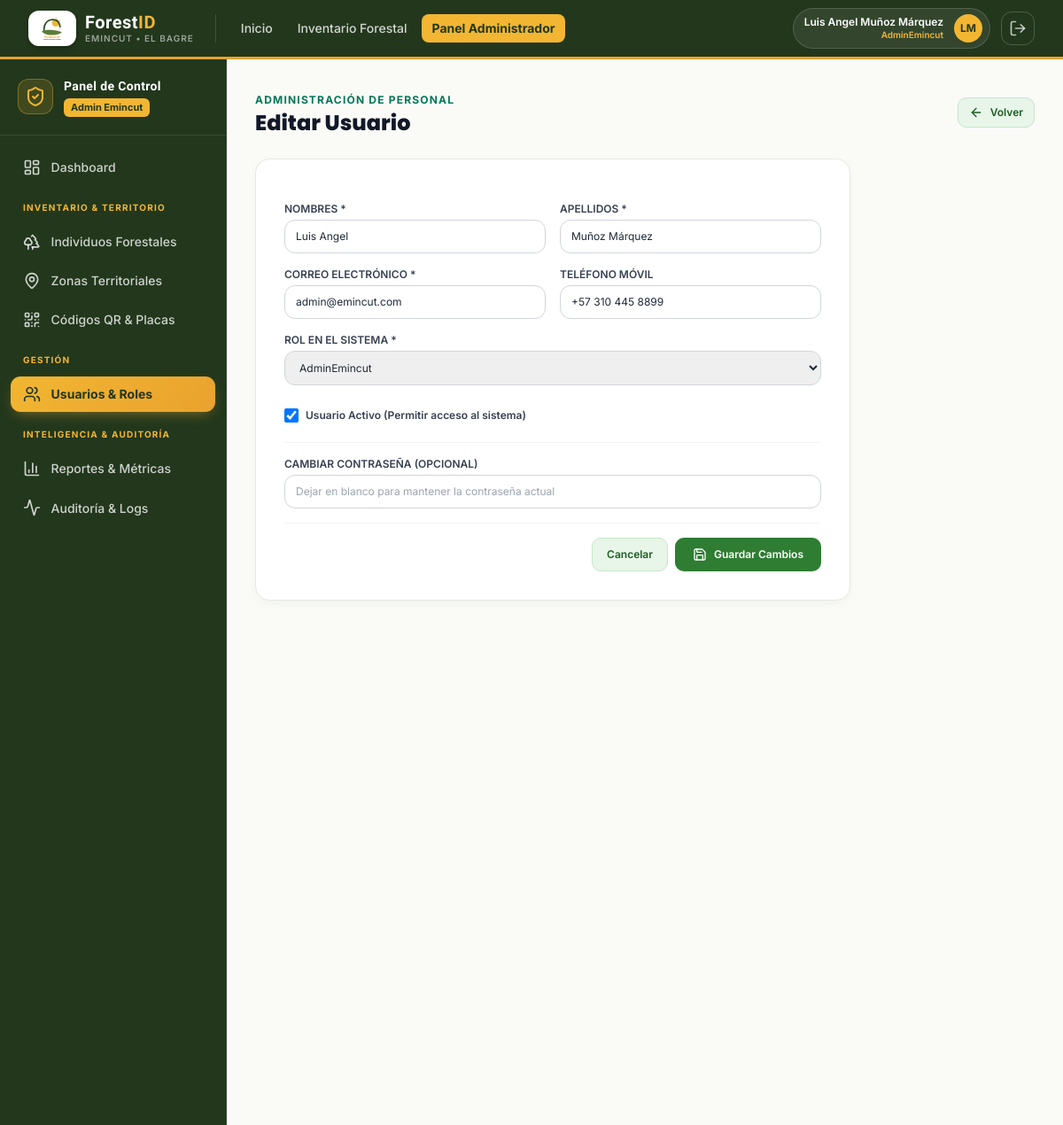
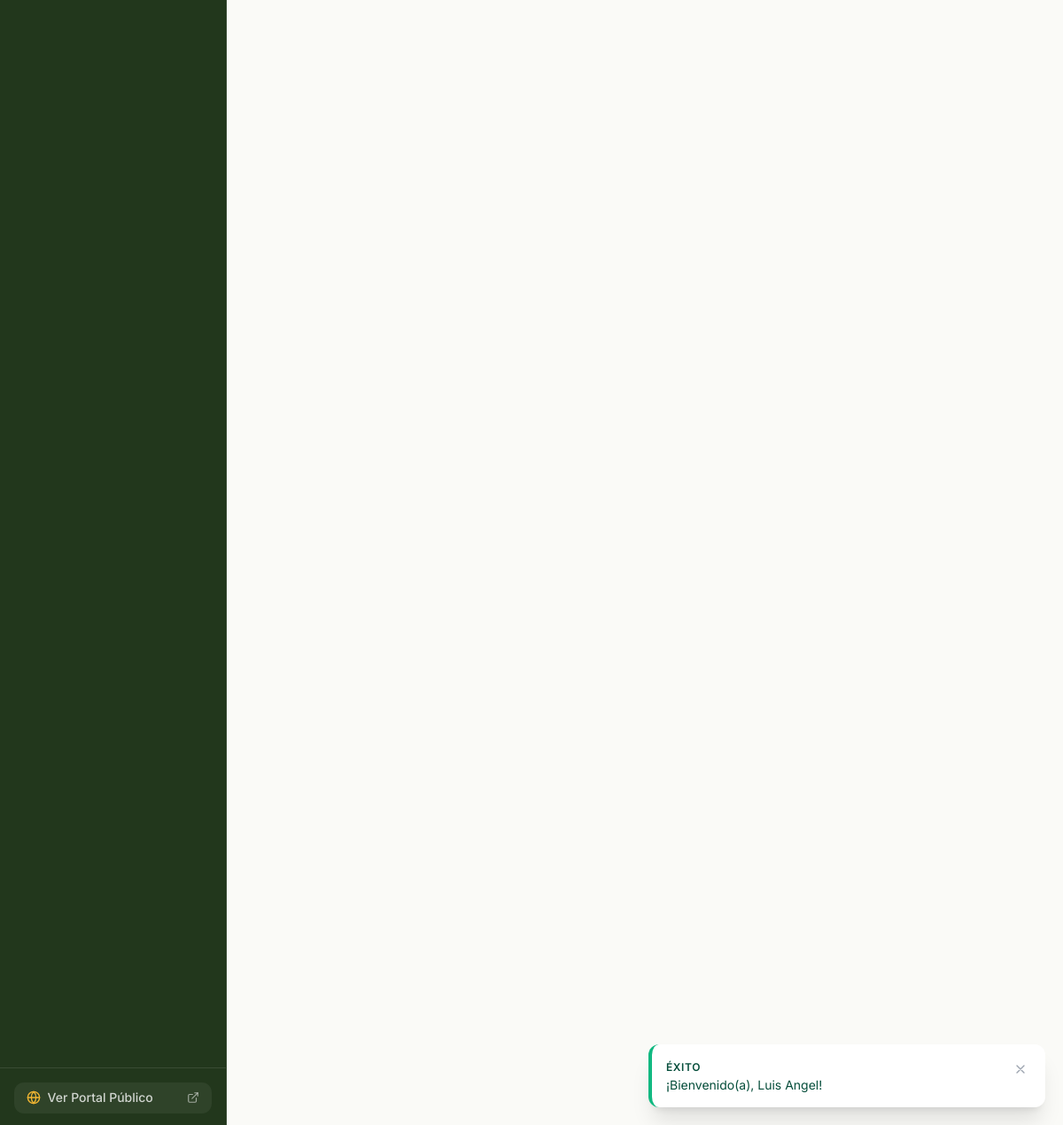
The page /admin/usuarios/editar.php?id=33333333-3333-3333-3333-333333333301 (signed in) on the database its author committed (2 pictures, top to bottom).
### tables this page shows
CREATE TABLE `usuarios` (
    `id_usuario` CHAR(36) NOT NULL DEFAULT (UUID()),
    `id_rol` CHAR(36) NOT NULL,
    `nombres` VARCHAR(100) NOT NULL,
    `apellidos` VARCHAR(100) NOT NULL,
    `correo` VARCHAR(150) NOT NULL UNIQUE,
    `password_hash` VARCHAR(255) NOT NULL,
    `telefono` VARCHAR(20) NULL,
    `estado` TINYINT(1) NOT NULL DEFAULT 1 COMMENT '1: Activo, 0: Inactivo',
    `ultimo_acceso` DATETIME NULL,
    `fecha_creacion` DATETIME NOT NULL DEFAULT CURRENT_TIMESTAMP,
    PRIMARY KEY (`id_usuario`),
    CONSTRAINT `fk_usuarios_roles` FOREIGN KEY (`id_rol`) REFERENCES `roles` (`id_rol`) ON UPDATE CASCADE ON DELETE RESTRICT,
    INDEX `idx_usuarios_correo` (`correo`),
    INDEX `idx_usuarios_rol` (`id_rol`)
);

CREATE TABLE `roles` (
    `id_rol` CHAR(36) NOT NULL DEFAULT (UUID()),
    `nombre_rol` VARCHAR(50) NOT NULL UNIQUE,
    `descripcion` VARCHAR(255) NULL,
    `fecha_creacion` DATETIME NOT NULL DEFAULT CURRENT_TIMESTAMP,
    PRIMARY KEY (`id_rol`)
);

### includes/auth_check.php (called while the page is built, shortened)
<?php
require_once __DIR__ . '/funciones.php';
function esta_autenticado(): bool {
    return !empty($_SESSION['usuario']) && !empty($_SESSION['usuario']['id_usuario']);
}
function obtener_usuario_actual(): ?array {
    return $_SESSION['usuario'] ?? null;
}
function obtener_rol_actual(): ?string {
    return $_SESSION['usuario']['nombre_rol'] ?? null;
}
function es_admin(): bool {
    return obtener_rol_actual() === 'AdminEmincut';
}

### admin/usuarios/editar.php (the view, shortened to what this page needs)
<?php
require_once __DIR__ . '/../../includes/funciones.php';
require_once __DIR__ . '/../../includes/auth_check.php';
$id = $_GET['id'] ?? '';
$pdo = getDBConnection();
$stmt = $pdo->prepare("SELECT * FROM `usuarios` WHERE `id_usuario` = :id");
$stmt->execute([':id' => $id]);
$usuario = $stmt->fetch();
$roles = $pdo->query("SELECT id_rol, nombre_rol, descripcion FROM `roles` ORDER BY nombre_rol ASC")->fetchAll();
require_once __DIR__ . '/../../includes/header.php';
require_once __DIR__ . '/../../includes/navbar.php';
?>
<div class="flex-1 flex flex-col md:flex-row">
    <?php require_once __DIR__ . '/../../includes/sidebar_admin.php'; ?>
    <main class="flex-1 p-6 sm:p-8 space-y-6 overflow-y-auto">
        <div class="flex items-center justify-between">
            <div>
                <span class="text-xs font-bold text-emerald-700 uppercase tracking-widest">Administración de Personal</span>
                <h1 class="font-heading font-extrabold text-2xl text-gray-900">Editar Usuario</h1>
            </div>
            <a href="<?= BASE_URL ?>admin/usuarios/index.php" class="btn-forest-secondary text-xs py-2 px-3">
                <i data-lucide="arrow-left" class="w-4 h-4"></i> Volver
            </a>
        </div>
        <div class="forest-card p-6 sm:p-8 max-w-2xl">
            <form method="POST" action="editar.php?id=<?= urlencode($id) ?>" class="space-y-4">
                <div class="grid grid-cols-1 sm:grid-cols-2 gap-4">
                    <div>
                        <label for="nombres" class="block text-xs font-semibold text-gray-700 uppercase mb-1">Nombres *</label>
                        <input type="text" name="nombres" id="nombres" required value="<?= htmlspecialchars($usuario['nombres']) ?>" class="w-full py-2.5 px-3 border border-gray-300 rounded-xl text-xs focus:ring-2 focus:ring-emerald-600 outline-none">
                    </div>
                    <div>
                        <label for="apellidos" class="block text-xs font-semibold text-gray-700 uppercase mb-1">Apellidos *</label>
                        <input type="text" name="apellidos" id="apellidos" required value="<?= htmlspecialchars($usuario['apellidos']) ?>" class="w-full py-2.5 px-3 border border-gray-300 rounded-xl text-xs focus:ring-2 focus:ring-emerald-600 outline-none">
                    </div>
                </div>
                <div class="grid grid-cols-1 sm:grid-cols-2 gap-4">
                    <div>
                        <label for="correo" class="block text-xs font-semibold text-gray-700 uppercase mb-1">Correo Electrónico *</label>
                        <input type="email" name="correo" id="correo" required value="<?= htmlspecialchars($usuario['correo']) ?>" class="w-full py-2.5 px-3 border border-gray-300 rounded-xl text-xs focus:ring-2 focus:ring-emerald-600 outline-none">
                    </div>
                    <div>
                        <label for="telefono" class="block text-xs font-semibold text-gray-700 uppercase mb-1">Teléfono Móvil</label>
                        <input type="text" name="telefono" id="telefono" value="<?= htmlspecialchars($usuario['telefono'] ?? '') ?>" class="w-full py-2.5 px-3 border border-gray-300 rounded-xl text-xs focus:ring-2 focus:ring-emerald-600 outline-none">
                    </div>
                </div>
                <div>
                    <label for="id_rol" class="block text-xs font-semibold text-gray-700 uppercase mb-1">Rol en el Sistema *</label>
                    <select name="id_rol" id="id_rol" required class="w-full py-2.5 px-3 border border-gray-300 rounded-xl text-xs focus:ring-2 focus:ring-emerald-600 outline-none">
                        <?php foreach ($roles as $r): ?>
                            <option value="<?= $r['id_rol'] ?>" <?= ($usuario['id_rol'] === $r['id_rol']) ? 'selected' : '' ?>>
                                <?= htmlspecialchars($r['nombre_rol']) ?>
                            </option>
                        <?php endforeach; ?>
                    </select>
                </div>
                <div class="pt-2">
                    <label class="inline-flex items-center gap-2 cursor-pointer">
                        <input type="checkbox" name="estado" value="1" <?= ($usuario['estado'] == 1) ? 'checked' : '' ?> class="rounded text-emerald-600 focus:ring-emerald-500 w-4 h-4">
                        <span class="text-xs font-semibold text-gray-700">Usuario Activo (Permitir acceso al sistema)</span>
                    </label>
                </div>
                <div class="pt-4 border-t border-gray-100 space-y-1">
                    <label for="password_nueva" class="block text-xs font-semibold text-gray-700 uppercase">Cambiar Contraseña (Opcional)</label>
                    <input type="password" name="password_nueva" id="password_nueva" minlength="6" placeholder="Dejar en blanco para mantener la contraseña actual" class="w-full py-2.5 px-3 border border-gray-300 rounded-xl text-xs focus:ring-2 focus:ring-emerald-600 outline-none">
                </div>
                <div class="pt-4 border-t border-gray-100 flex justify-end gap-2">
                    <a href="<?= BASE_URL ?>admin/usuarios/index.php" class="btn-forest-secondary text-xs py-2.5 px-4">Cancelar</a>
                    <button type="submit" class="btn-forest-primary text-xs py-2.5 px-5">
                        <i data-lucide="save" class="w-4 h-4"></i> Guardar Cambios
                    </button>
                </div>
            </form>
        </div>
    </main>
</div>
<?php require_once __DIR__ . '/../../includes/footer.php'; ?>

### includes/navbar.php (shortened to what this page needs)
<?php
require_once __DIR__ . '/auth_check.php';
$usuario_actual = obtener_usuario_actual();
$es_autenticado = esta_autenticado();
?>
<header class="emi-navbar sticky top-0 z-40">
    <div class="max-w-7xl mx-auto px-4 sm:px-6 lg:px-8">
        <div class="flex justify-between h-16 items-center">
            <div class="flex items-center gap-6">
                <a href="<?= BASE_URL ?>" class="flex items-center gap-2.5 group">
                    <span class="bg-white rounded-xl p-1.5 shadow-md shadow-black/20 group-hover:scale-105 transition-transform block w-[54px] h-[40px] flex items-center justify-center">
                        <img src="<?= BASE_URL ?>assets/img/logo_emincut_oficial.svg" alt="Emincut" class="w-full h-full object-contain">
                    </span>
                    <div class="flex flex-col">
                        <span class="emi-display font-bold text-xl tracking-wide text-white leading-tight">
                            Forest<span style="color:var(--emi-amarillo)">ID</span>
                        </span>
                        <span class="text-[10px] font-semibold uppercase tracking-widest -mt-0.5" style="color:rgba(255,255,255,.55)">
                            Emincut • El Bagre
                        </span>
                    </div>
                </a>
                <nav class="hidden md:flex items-center gap-1 pl-4 border-l" style="border-color:rgba(255,255,255,.15)">
                    <a href="<?= BASE_URL ?>publico/index.php" class="px-3 py-1.5 text-sm font-medium rounded-lg text-white/80 hover:text-white hover:bg-white/10 transition-colors">
                        Inicio
                    </a>
                    <a href="<?= BASE_URL ?>publico/buscar.php" class="px-3 py-1.5 text-sm font-medium rounded-lg text-white/80 hover:text-white hover:bg-white/10 transition-colors">
                        Inventario Forestal
                    </a>
                    <?php if ($es_autenticado && es_admin()): ?>
                        <a href="<?= BASE_URL ?>admin/dashboard.php" class="px-3 py-1.5 text-sm font-bold rounded-lg transition-colors" style="background:var(--emi-amarillo); color:var(--emi-verde-noche)">
                            Panel Administrador
                        </a>
                    <?php elseif ($es_autenticado && es_operario()): ?>
                        <a href="<?= BASE_URL ?>operario/dashboard.php" class="px-3 py-1.5 text-sm font-bold rounded-lg transition-colors" style="background:var(--emi-amarillo); color:var(--emi-verde-noche)">
                            Panel Operario
                        </a>
                    <?php endif; ?>
                </nav>
            </div>
            <div class="flex items-center gap-3">
                <?php if ($es_autenticado): ?>
                    <div class="hidden sm:flex items-center gap-3 pl-3 pr-2 py-1.5 rounded-full border" style="background:rgba(255,255,255,.08); border-color:rgba(255,255,255,.15)">
                        <div class="flex flex-col text-right">
                            <span class="text-xs font-semibold text-white leading-tight">
                                <?= htmlspecialchars($usuario_actual['nombres'] . ' ' . $usuario_actual['apellidos']) ?>
                            </span>
                            <span class="text-[10px] font-semibold" style="color:var(--emi-amarillo)">
                                <?= htmlspecialchars($usuario_actual['nombre_rol']) ?>
                            </span>
                        </div>
                        <div class="w-8 h-8 rounded-full flex items-center justify-center text-xs font-bold shadow-sm" style="background:var(--emi-amarillo); color:var(--emi-verde-noche)">
                            <?= strtoupper(substr($usuario_actual['nombres'], 0, 1) . substr($usuario_actual['apellidos'], 0, 1)) ?>
                        </div>
                    </div>
                    <a href="<?= BASE_URL ?>auth/logout.php" title="Cerrar Sesión" class="p-2 rounded-xl transition-colors border" style="color:rgba(255,255,255,.7); border-color:rgba(255,255,255,.2)">
                        <i data-lucide="log-out" class="w-5 h-5"></i>
                    </a>
                <?php endif; ?>
            </div>
        </div>
    </div>
</header>

### assets/css/custom.css (style rules this page uses)
:root { --color-primary-dark: #1B5E20; --color-primary: #2E7D32; --color-primary-light: #4CAF50; --color-surface-soft: #E8F5E9; --color-surface-bg: #FAFAF7; --color-earth: #6D4C41; --color-text-main: #1F2937; }
body { background-color: var(--color-surface-bg); color: var(--color-text-main); font-family: 'Inter', -apple-system, BlinkMacSystemFont, "Segoe UI", Roboto, sans-serif; -webkit-font-smoothing: antialiased; }
h1, h2, h3, h4, h5, h6, .font-heading { font-family: 'Poppins', 'Inter', sans-serif; }
.forest-card { background: #FFFFFF; border: 1px solid #E5E9E2; border-radius: 1rem; box-shadow: 0 4px 12px -2px rgba(27, 94, 32, 0.05); transition: all 0.2s cubic-bezier(0.4, 0, 0.2, 1); }
.btn-forest-primary { background-color: #2E7D32; color: #FFFFFF; font-weight: 600; padding: 0.625rem 1.25rem; border-radius: 0.625rem; display: inline-flex; align-items: center; justify-content: center; gap: 0.5rem; transition: all 0.15s ease-in-out; }
.btn-forest-secondary { background-color: #E8F5E9; color: #1B5E20; font-weight: 600; padding: 0.625rem 1.25rem; border-radius: 0.625rem; display: inline-flex; align-items: center; justify-content: center; gap: 0.5rem; border: 1px solid #C8E6C9; transition: all 0.15s ease-in-out; }

### assets/css/emincut.css (style rules this page uses)
:root { --emi-verde: #5B7C3A; --emi-verde-claro: #7A9B54; --emi-verde-suave: #EDF2E5; --emi-verde-oscuro: #35502B; --emi-verde-noche: #22371C; --emi-ambar: #E9A22E; --emi-amarillo: #F2B632; --emi-amarillo-suave:#FBEFD4; --emi-blanco: #FFFFFF; --emi-hueso: #FBFAF6; --emi-tinta: #23291F; --emi-tinta-suave: #5C6455; }
.emi-display { font-family: 'Chakra Petch', 'Trebuchet MS', sans-serif; }
.emi-navbar { background-color: var(--emi-verde-noche); border-bottom: 3px solid var(--emi-ambar); }

### rows shown on the page
usuarios: nombres+apellidos "Luis Angel Muñoz Márquez", nombres+apellidos "LM", nombres "Luis Angel", apellidos "Muñoz Márquez", correo "admin@emincut.com", telefono "+57 310 445 8899", id_rol "AdminEmincut", estado "☑"

### other values the page prints
$cfg['badge'] "ÉXITO"
$mensaje "¡Bienvenido(a), Luis Angel!"
$usuario_actual['nombre_rol'] "AdminEmincut"
